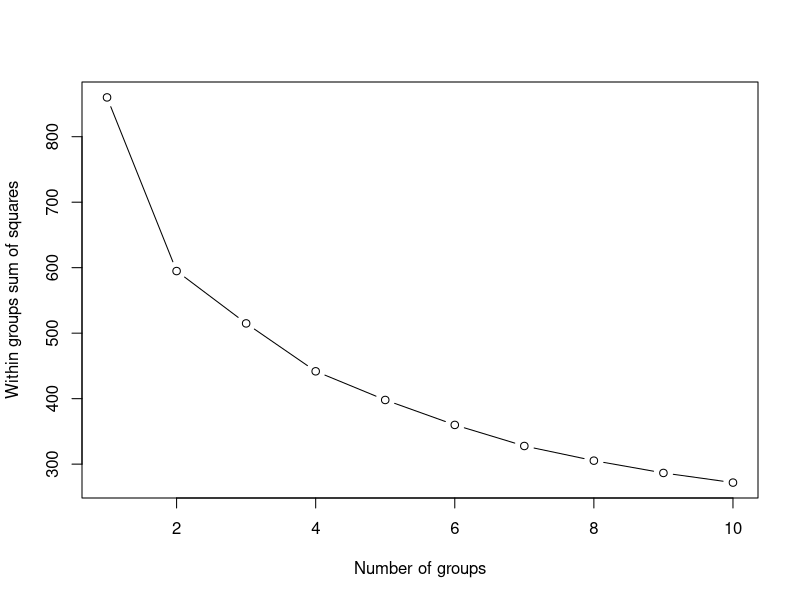
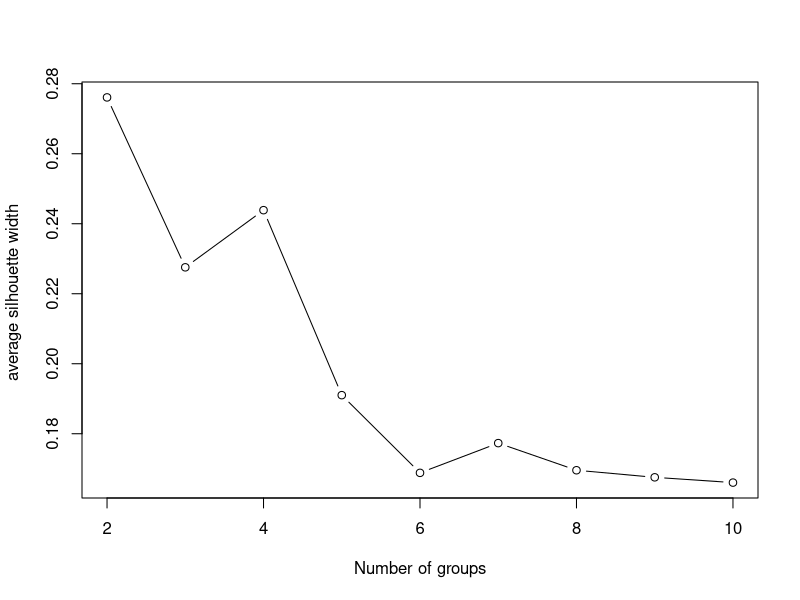

R code for these plots, in order: (Note: this script raises an error after producing the figures.)
#### K-means clustering of Darlingtonia ####
library(dplyr)
library(cluster)
library(vegan)
library(pvclust)

# Load darlingtonia
darling <- read.csv("project-1/Darlingtonia.csv", header = T,
                    stringsAsFactors = F, row.names =1 )

darling <- darling %>%
  mutate(tube_diam = log1p(tube_diam),
         keel_diam = log1p(keel_diam),
         wing2_length = log1p(wing2_length),
         hoodarea = log1p(hoodarea),
         wingarea = log1p(wingarea),
         tubearea = log1p(tubearea)) %>%
  scale()

max_clusters = nrow(darling) - 1

wss = rep(0, max_clusters)

for(i in 1:max_clusters){
 
  wss[i] = sum(kmeans(darling, centers = i,nstart=25)$withinss)
   
}

plot(1:10, wss[1:10], type = "b", xlab = "Number of groups", ylab = "Within groups sum of squares")

# 2 seems to be the inflection point for the scree plot.

sil <- rep(0, max_clusters)
for (i in 2:max_clusters) sil[i] <- summary(silhouette(kmeans(darling, centers = i, iter.max = 100, 
                                                   nstart = 25)$cluster, dist(darling)))$avg.width
plot(2:10, sil[2:10], type = "b", xlab = "Number of groups", ylab = "average silhouette width ")

# 2 has the highest silhouette width.

darling.kop <- kmeans(darling, centers = 2, iter.max = 100, nstart= 25)

pairs(summary(darling.pc), panel = function(x, y, z) text(x, y, darling.kop$cluster))

summary(darling.pc)

darling.pc <- princomp(darling, cor = F)
summary(darling.pc)
darling.pc$loadings

color.vector <- rep("green", times = nrow(darling))
color.vector[darling.kop$cluster == 1] <- "blue"
color.vector[darling.kop$cluster == 2] <- "green"


plot(darling.pc$scores[, 1], darling.pc$scores[, 2], ylim = range(darling.pc$scores[,1]), 
     xlim = range(darling.pc$scores[, 1] * 1.25), xlab = "PC 1", ylab = "PC 2",
     type = "n", lwd = 2)
points(darling.pc$scores[, 1], darling.pc$scores[, 2],
     cex = 1.25, lwd = 2, col = color.vector)


biplot(darling.pc, xlabs = rep("", nrow(darling)), xlim = range(-0.55, 0.55))
points(darling.pc$scores[, 1], darling.pc$scores[, 2], 
     cex = 1.25, lwd = 2, col = color.vector)
title(main = 'Darlingtonia biplot')


darling.pc$loadings

# Comp 1 best separates the clusters
# It is kind of a composite of hood area, wing length, and hood area.

darling.kop$centers
# center for wing area is .599 for cluster 1 and -.84 for cluster 2.
mean(darling[which(darling.kop$cluster == 1),'wingarea'])
mean(darling[which(darling.kop$cluster == 2),'wingarea'])

# MRPP
groups <- darling.kop$cluster

distDarling <- vegdist(darling, method = 'euclidean')
darlingMRPP <- mrpp(distDarling, groups, permutations = 1000)

hist(darlingMRPP$boot.deltas, main = 'Histogram of darling MRPP deltas')
points(darlingMRPP$delta, 0, pch = 19, col = 'red', bg= 'red', cex = 2)
darlingMRPP$E.delta # 4.143135
darlingMRPP$delta # actual delta 3.485
darlingMRPP$Pvalue # 0.00099

# Conclude: significantly different groups

darlingAnosim <- anosim(distDarling, groups, permutations = 1000)
darlingAnosim 
# R = 0.5159
# Significance: 0.000999

hist(darlingAnosim$perm, main = "Histogram of R statistics for Darlingtonia", 
     xlim = c(-0.5, 1))
points(darlingAnosim$statistic, 0, pch = 19, col = "red", bg = "red", cex = 2)

# Clusters are significantly different.

rm(list=ls())

#### Polythetic agglomerative hierarchical clustering ####

dunes <- read.csv('project-2/dune_data.csv', stringsAsFactors = F, row.names = 1)

distDunes <- vegdist(dunes, 'jaccard')


# Run various clustering algorithms
singleTree <- hclust(distDunes, method = "single")
completeTree <- hclust(distDunes, method = "complete")
centroidTree <- hclust(distDunes, method = "centroid")
medianTree <- hclust(distDunes, method = "median")
averageTree <- hclust(distDunes, method = "average")
wardTree <- hclust(distDunes, method = "ward.D2")

plot(singleTree)
plot(completeTree)
plot(centroidTree)
plot(medianTree)
plot(averageTree)
plot(wardTree)

ag1 <- coef.hclust(singleTree)
ag2 <- coef.hclust(completeTree)
ag3 <- NA
ag4 <- NA
ag5 <- coef.hclust(averageTree)
ag6 <- coef.hclust(wardTree)
methods <- c("single", "complete", "centroid", "median", "average", "ward")
agc <- round(c(ag1, ag2, ag3, ag4, ag5, ag6), 2)
agcTable <- data.frame(methods, agc)
agcTable

cc1 <- cor(distDunes, cophenetic(singleTree))
cc2 <- cor(distDunes, cophenetic(completeTree))
cc3 <- cor(distDunes, cophenetic(centroidTree))
cc4 <- cor(distDunes, cophenetic(medianTree))
cc5 <- cor(distDunes, cophenetic(averageTree))
cc6 <- cor(distDunes, cophenetic(wardTree))
cophCor <- round(c(cc1, cc2, cc3, cc4, cc5, cc6), 2)
methods <- c("single", "complete", "centroid", "median", "average", "ward")
dendrogramTable <- data.frame(methods, cophCor, agc)
dendrogramTable

# The average linkage method has the highest cophenetic clustering
# 0.88

# The ward has the most cluster structure (.73)

# Bootstrapping

boot1 <- pvclust(t(dunes), method.hclust = "average", method.dist = "binary", 
                 nboot = 1000)
plot(boot1)
pvrect(boot1, alpha = 0.95, pv = "au")

# it looks like only 1 cluster emerges - but doesn't that mean 2 clusters?
# ASK BEN

#### Polythetic Divisive Hierarchical Clustering ####

diTree <- diana(distDunes)
plot(diTree, which.plots = 2)

# Divisive coeffiicent
diTree$dc
## [1] 0.5588

# Cophenetic correlation coefficient:

d.coph <- cor(distDunes, cophenetic(diTree))
d.coph
# 0.804

# The PAHC does slightly better (higher cophenetic coeff)
# The PDHC has less cluster structure. 
